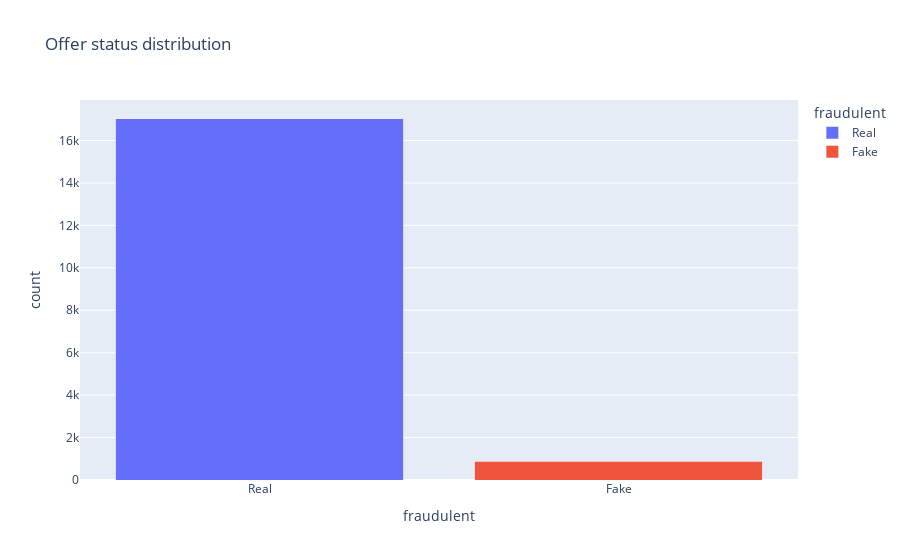

Notebook source saved alongside this figure:
### Markdown cell above
## ***Data Exploration***

### Code cell
class_labels = ["Real", "Fake"]
category_orders = {"Offer_status": class_labels}

# let's first see the number of offers that are fraudulent (Fake class) and the number of offers that are not fraudulent (Real class)
print("count of the unique values: \n", data['fraudulent'].value_counts())

# let's then plot the repartition of fraudulent and non-fraudulent job offers:
job_status_distribution = px.histogram(data, x = 'fraudulent', color = 'fraudulent', title='Offer status distribution')
job_status_distribution.show()

### Figure 1 — Plotly figure (JSON) as saved in the notebook; plotly's stock layout.template omitted (floating-point values rounded to 4 significant figures; data arrays with more than 128 entries replaced by an {"elided": "..."} marker saying what was removed)
{"data": [{"alignmentgroup": "True", "bingroup": "x", "hovertemplate": "fraudulent=%{x}<br>count=%{y}<extra></extra>", "legendgroup": "Real", "marker": {"color": "#636efa", "pattern": {"shape": ""}}, "name": "Real", "offsetgroup": "Real", "orientation": "v", "showlegend": true, "type": "histogram", "x": {"elided": "17014 str values"}, "xaxis": "x", "yaxis": "y"}, {"alignmentgroup": "True", "bingroup": "x", "hovertemplate": "fraudulent=%{x}<br>count=%{y}<extra></extra>", "legendgroup": "Fake", "marker": {"color": "#EF553B", "pattern": {"shape": ""}}, "name": "Fake", "offsetgroup": "Fake", "orientation": "v", "showlegend": true, "type": "histogram", "x": {"elided": "866 str values"}, "xaxis": "x", "yaxis": "y"}], "layout": {"barmode": "relative", "legend": {"title": {"text": "fraudulent"}, "tracegroupgap": 0}, "title": {"text": "Offer status distribution"}, "xaxis": {"anchor": "y", "categoryarray": ["Real", "Fake"], "categoryorder": "array", "domain": [0, 1], "title": {"text": "fraudulent"}}, "yaxis": {"anchor": "x", "domain": [0, 1], "title": {"text": "count"}}}}
